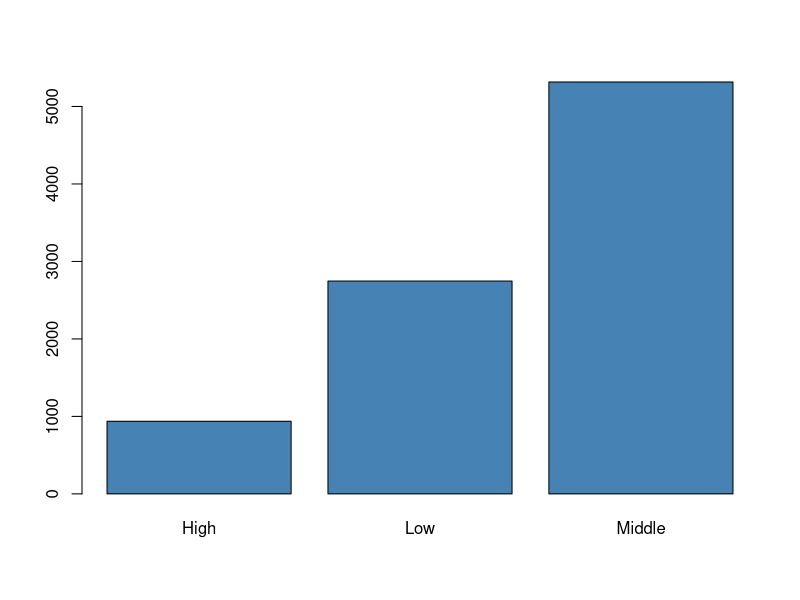
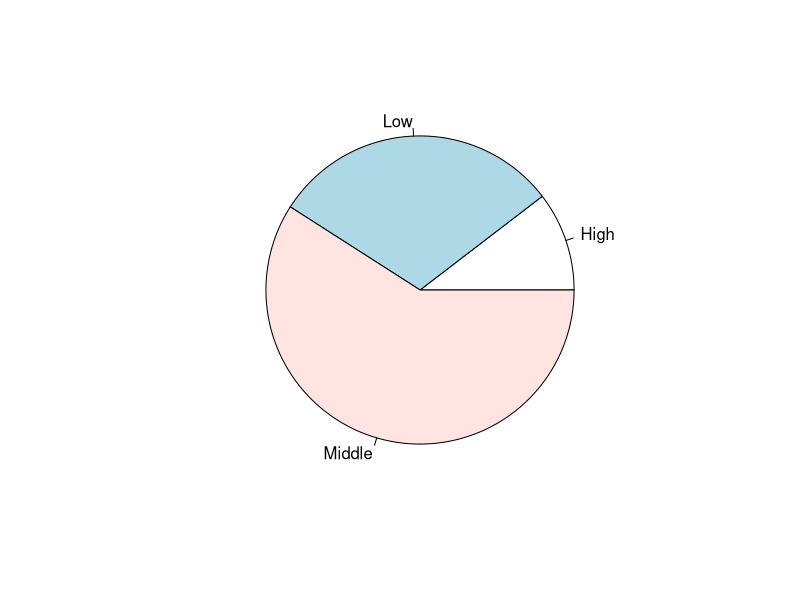
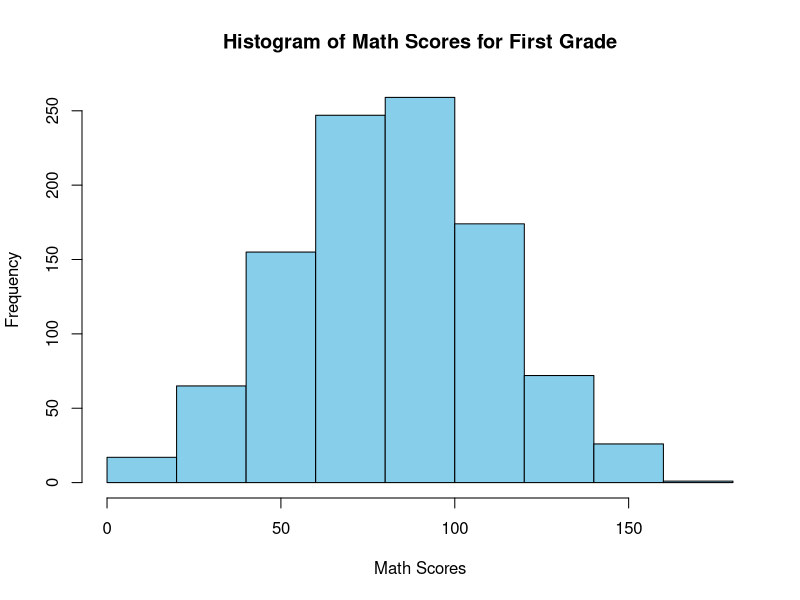
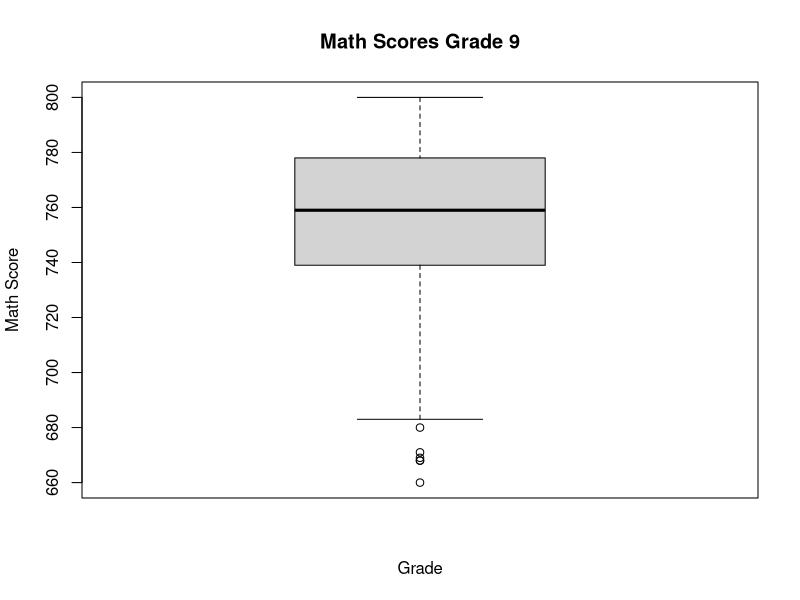
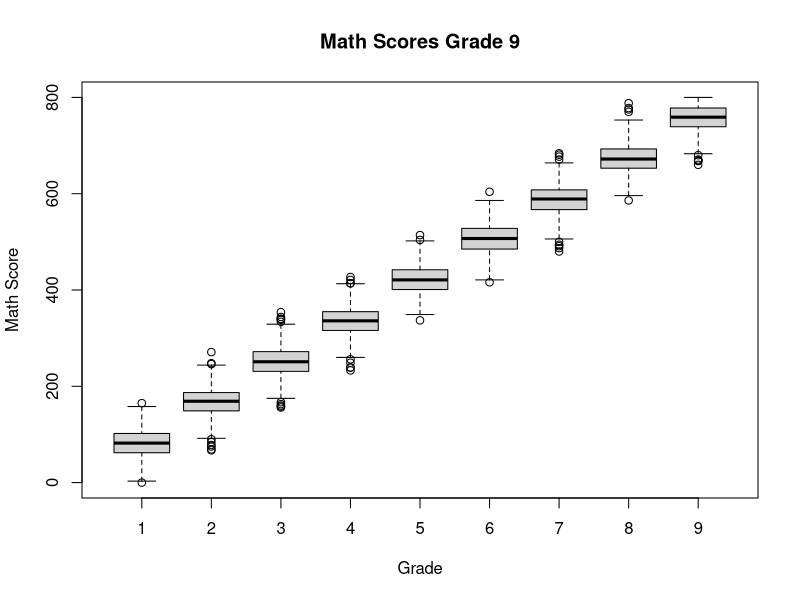
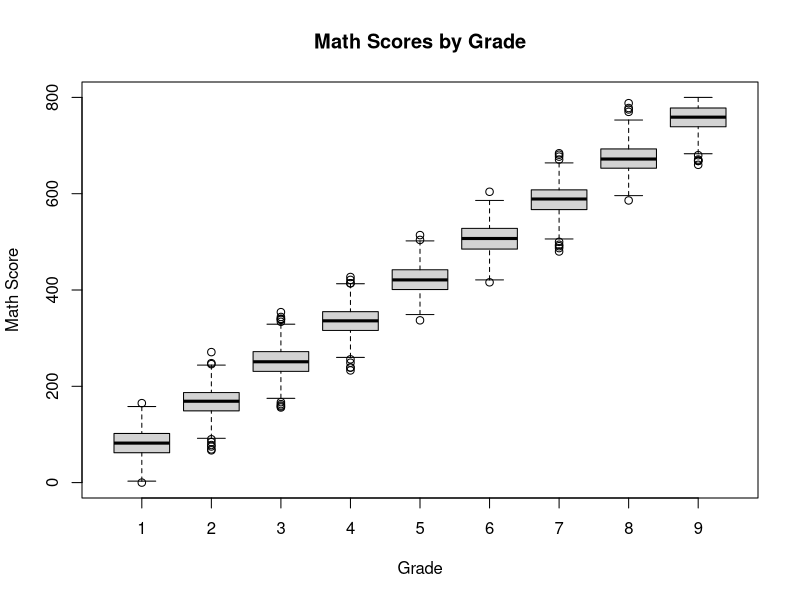
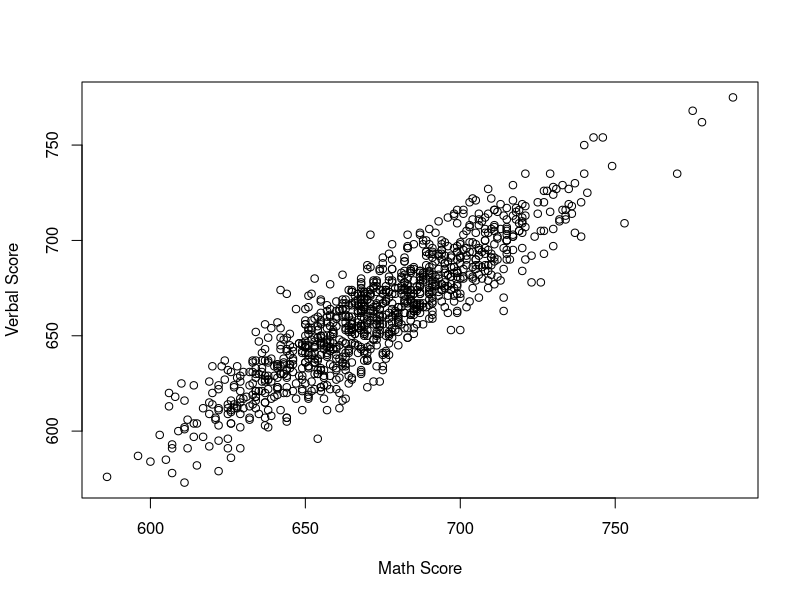

These figures' R source, in order:
## ---- chunk 1
# Data Simulation
set.seed(2026)

# Simulation Parameters
numSch    <- 10
namSch    <- paste0("School ", 1:numSch)
numGra    <- 9
numStuGra <- 100
numStu    <- numSch * numGra * numStuGra
minScoMat <- 0
maxScoMat <- 800
minScoVer <- 0
maxScoVer <- 800
namIncLev <- c("Low", "Middle", "High")
namEduPar <- c("No Highschool", "Highschool", "College", "Graduate School")

# Student School
sch    <- sample(namSch, size = numStu, replace = TRUE)
gra    <- sample(1:numGra, size = numStu, replace = TRUE)
age    <- round(gra + 5 + runif(n =numStu, min = -0.6, max = 0.6))
incLev <- sample(namIncLev, size = numStu, replace = TRUE, prob = c(0.3, 0.6, 0.1))
eduPar <- sample(namEduPar, size = numStu, replace = TRUE)

# Simulate Scores
matSco <- numeric(length = numStu)
verSco <- numeric(length = numStu)
numSel <- c()
for(i in 1:numSch){
  # School Performance Level
  schPer <- runif(n = 1, min = 0, max = 1)
  # Selects School
  selSch <- namSch[i] == sch
  for(j in 1:length(namIncLev)){
    # Income Performance
    incPer <- j / length(namIncLev)
    # Selects Income
    selInc <- namIncLev[j] == incLev
    for(k in 1:length(namEduPar)){
      # Parent Education Performance
      eduPer <- k / length(namEduPar)
      # Selects Parent Education Level
      selPar <- namEduPar[k] == eduPar
      for(l in 1:numGra){
        # Grade Level Performance
        graPer <- l / length(numGra)
        # Selects Grade Level
        selGra <- l == gra
        # Selected Students
        sel         <- selSch & selInc & selPar & selGra
        numSel      <- c(numSel, sum(sel))
        numStuClu   <- sum(sel)
        matSco[sel] <- 0.2 * schPer + 0.1 * incPer + 0.1 * eduPer + 0.6 * graPer
        matSco[sel] <- matSco[sel] + rnorm(n = numStuClu, mean = 0, sd = 0.2)
        verSco[sel] <- 0.1 * schPer + 0.1 * incPer + 0.1 * eduPer + 0.7 * graPer
        verSco[sel] <- matSco[sel] + rnorm(n = numStuClu, mean = 0, sd = 0.1) 
      }
    }
  }
}

# Transforms Scores to 0-800 Scale
matSco <- (matSco - min(matSco)) / (max(matSco) - min(matSco)) * 850
verSco <- (verSco - min(verSco)) / (max(verSco) - min(verSco)) * 850
matSco[matSco > 800] <- 800
verSco[verSco > 800] <- 800
matSco <- round(matSco)
verSco <- round(verSco)

# Creates a data frame
schDat <- as.data.frame(1:numStu)
schDat <- cbind(schDat, sch, gra, age, incLev, eduPar, matSco, verSco)
colnames(schDat) <- c("Student_ID", "School", "Grade", "Age", "Income_Level", "Parent_Education", "Math_Score", "Verbal_Score")

# Displays the First Rows of the Data Set
head(schDat)
## ---- chunk 2
head(schDat[, c(2, 3, 5, 6)])
## ---- chunk 3
head(schDat[, c(4, 7, 8)])
## ---- chunk 4
head(schDat[, c(4, 7, 8)])
## ---- chunk 5
barplot(table(schDat$Income_Level), col="steelblue")
## ---- chunk 6
pie(table(schDat$Income_Level))
## ---- chunk 7
hist(schDat$Math_Score[schDat$Grade == 1], col="skyblue", main = "Histogram of Math Scores for First Grade", xlab = "Math Scores")
## ---- chunk 8
boxplot(schDat$Math_Score[schDat$Grade == 9],
        main = "Math Scores Grade 9",
        xlab = "Grade",
        ylab = "Math Score")
## ---- chunk 9
boxplot(Math_Score ~ schDat$Grade,
        data = schDat,
        main = "Math Scores Grade 9",
        xlab = "Grade",
        ylab = "Math Score")
## ---- chunk 10
# Mean math score for first Graders
mean(schDat$Math_Score[schDat$Grade == 1])
## ---- chunk 11
# Median math score for first Graders
median(schDat$Math_Score[schDat$Grade == 1])
## ---- chunk 12
# Range of math score for first Graders
range(schDat$Math_Score[schDat$Grade == 1])
## ---- chunk 13
# Range of math score for first Graders
var(schDat$Math_Score[schDat$Grade == 1])
## ---- chunk 14
# Range of math score for first Graders
sd(schDat$Math_Score[schDat$Grade == 1])
## ---- chunk 15
# Interquartile Range of math score for first Graders
qua <- quantile(schDat$Math_Score[schDat$Grade == 1], c(0.25, 0.75))
print(paste0("The interquartile range of Math scores for first graders is: ",qua[2] - qua[1]))
## ---- chunk 16
# Range of math score for first Graders
summary(schDat$Math_Score[schDat$Grade == 1])
## ---- chunk 17
boxplot(Math_Score ~ Grade,
        data = schDat,
        main = "Math Scores by Grade",
        xlab = "Grade",
        ylab = "Math Score")
## ---- chunk 18
plot(schDat$Math_Score[schDat$Grade == 8], schDat$Verbal_Score[schDat$Grade == 8], xlab = "Math Score", ylab = "Verbal Score")
## ---- chunk 19
cor(schDat$Math_Score[schDat$Grade == 8], schDat$Verbal_Score[schDat$Grade == 8])
